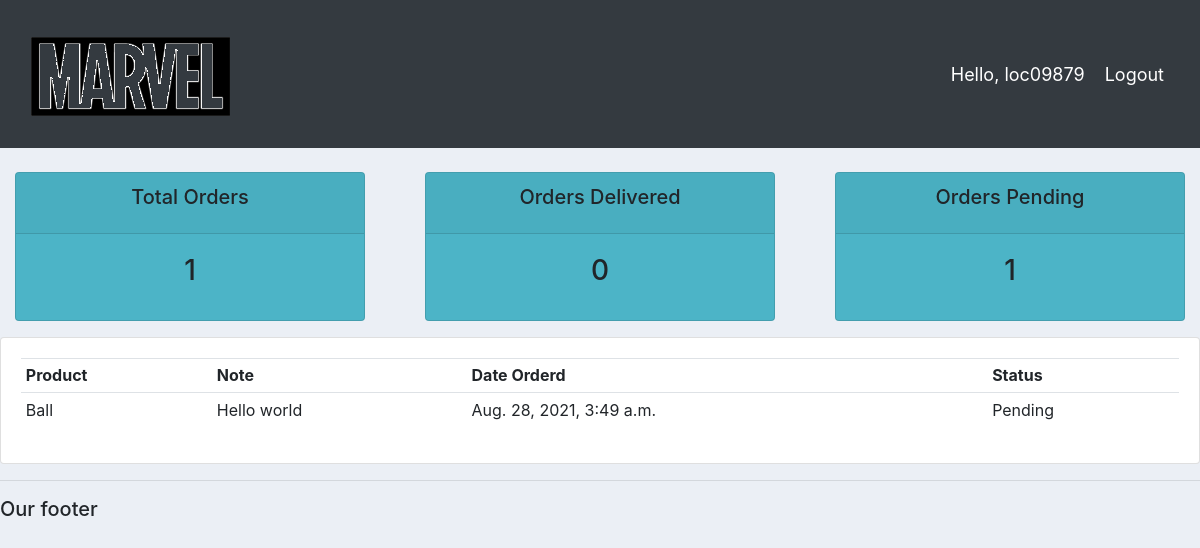
The page /user/ (signed in) on the database its author committed.
### accounts/models.py (models this page shows)
class Order(models.Model):
    STATUS = (
        ('Pending', 'Pending'),
        ('Out of Delivery', 'Out of Delivery'),
        ('Delivered', 'Delivered')
    )
    customer = models.ForeignKey(Customer, null = True, on_delete = models.SET_NULL)
    product = models.ForeignKey(Product, null = True, on_delete = models.SET_NULL)
    date_created = models.DateTimeField(auto_now_add = True, null = True)
    status = models.CharField(max_length=200, null = True, choices=STATUS)
    note = models.CharField(max_length=1000, null = True)
    def __str__(self):
        return self.product.name

class Product(models.Model):
    CATEGORY = (
            ('Indoor', 'Indoor'),
            ('Our door', 'Our door'),
    )
    name = models.CharField(max_length=200, null = True)
    price = models.FloatField(null = True)
    category = models.CharField(max_length=200, null = True, choices=CATEGORY)
    description = models.CharField(max_length=200, null = True, blank = True)
    date_created = models.DateTimeField(auto_now_add = True, null = True)
    tags = models.ManyToManyField(Tag)
    def __str__(self):
        return self.name

### accounts/decorators.py (the view)
        def wrapper_func(request, *arg, **kwargs):
            group = None
            if request.user.groups.exists():
                group = request.user.groups.all()[0].name
            if group in allowed_roles:
                return view_func(request, *arg, **kwargs)
            else:
                return HttpResponse('You are not authorized to view this page')

### accounts/views.py (called while the page is built)
@login_required(login_url = 'login')
@allowed_users(allowed_roles = ['customer'])
def userPage(request):
    orders = request.user.customer.order_set.all()
    total_orders = orders.count()
    delivered = orders.filter(status = 'Delivered').count()
    pending = orders.filter(status = 'Pending').count()
    print('ORDERS:', orders)
    context = {'orders': orders, 'total_orders': total_orders, 'delivered': delivered, 'pending': pending}
    return render(request, 'accounts/user.html', context)

### accounts/templates/accounts/user.html
{%  extends 'accounts/main.html' %}
{% block content %}
{%  include 'accounts/status.html' %}
<div class="row">
	<div class="col-md">
		<div class="card card-body">
			<table class="table table-sm">
				<tr>
					<th>Product</th>
					<th>Note</th>
					<th>Date Orderd</th>
					<th>Status</th>
				</tr>
			    {% for order in orders %}
                <tr>
					<td>{{order.product}}</td>
					<td>{{order.note}}</td>
					<td>{{order.date_created}}</td>
					<td>{{order.status}}</td>
				</tr>
				{% endfor %}
			</table>
		</div>
	</div>
</div>
{% endblock content %}

### accounts/templates/accounts/navbar.html (shortened to what this page needs)
{% load static %}
<nav class="navbar navbar-expand-lg navbar-dark bg-dark">
    <img src="{% static 'images/logo.png' %}" alt="">
    <span class="hello-msg">Hello, {{request.user}}</span>
    <span><a class="hello-msg" href="{% url 'logout' %}">Logout</a></span>
  </nav>

### static/css/main.css (style rules this page uses)
body { background-color: #ebeff5; }

### accounts/templates/accounts/navbar.html (style rules this page uses)
.hello-msg { font-size: 18px; color: #fff; margin-right: 20px; }

### rows shown on the page
Order: product "Ball", note "Hello world", date_created "Aug. 28, 2021, 3:49 a.m.", status "Pending"

### other values the page prints
{{ request.user }} "loc09879"
{{ total_orders }} "1"
{{ delivered }} "0"
{{ pending }} "1"
